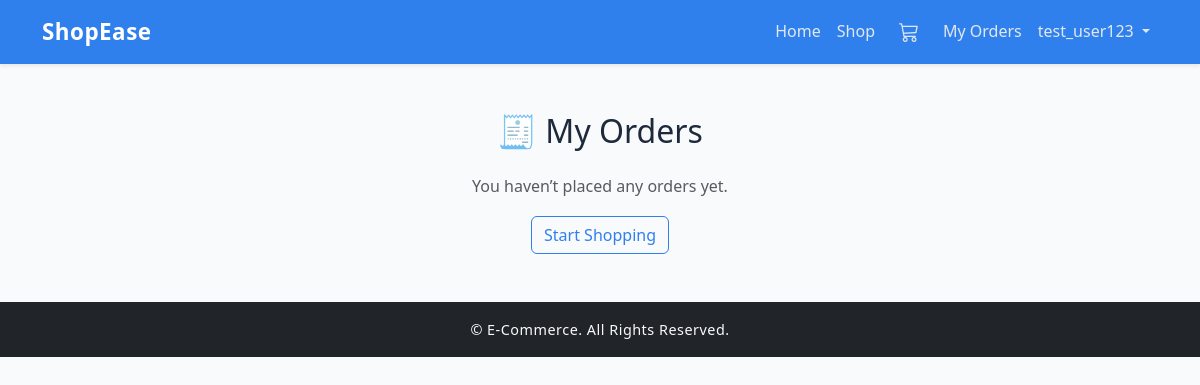
The app's page /orders/ (signed in), older data.
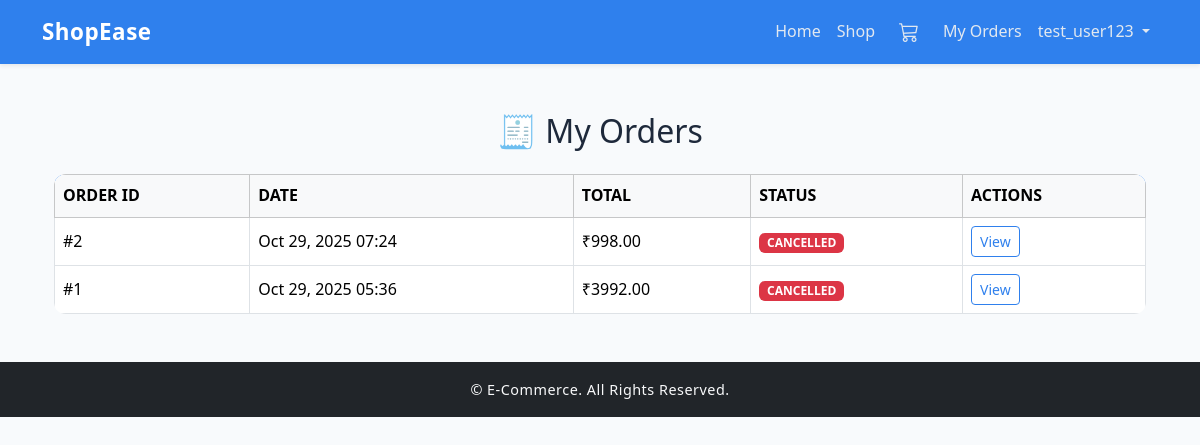
The same page, newer data.
### orders/models.py (models this page shows, shortened)
class Order(models.Model):
    STATUS_CHOICES = [
        ('PENDING', 'Pending'),
        ('PROCESSING', 'Processing'),
        ('SHIPPED', 'Shipped'),
        ('DELIVERED', 'Delivered'),
        ('CANCELLED', 'Cancelled'),
    ]
    user = models.ForeignKey(settings.AUTH_USER_MODEL, on_delete=models.CASCADE)
    total_amount = models.DecimalField(max_digits=10, decimal_places=2)
    status = models.CharField(max_length=20, choices=STATUS_CHOICES, default='PENDING')
    created_at = models.DateTimeField(auto_now_add=True)
    @property
    def can_cancel(self):
        return self.status in ['PENDING', 'PROCESSING']

### orders/views.py (the view)
# urls.py: path('', OrderListView.as_view(), name='order_list'),
@method_decorator(login_required, name='dispatch')
class OrderListView(ListView):
    model = Order
    template_name = 'orders/order_list.html'
    context_object_name = 'orders'
    def get_queryset(self):
        return Order.objects.filter(user=self.request.user).order_by('-created_at')

### templates/orders/order_list.html (shortened to what this page needs)
{% extends 'base.html' %}
{% load static %}
{% block content %}
<link rel="stylesheet" href="{% static 'orders/order_list.css' %}">
<div class="container my-5">
    <h2 class="mb-4 text-center">🧾 My Orders</h2>
    {% if orders %}
        <table class="table table-bordered table-hover align-middle">
            <thead class="table-light">
                <tr>
                    <th>Order ID</th>
                    <th>Date</th>
                    <th>Total</th>
                    <th>Status</th>
                    <th>Actions</th>
                </tr>
            </thead>
            <tbody>
                {% for order in orders %}
                <tr>
                    <td>#{{ order.id }}</td>
                    <td>{{ order.created_at|date:"M d, Y H:i" }}</td>
                    <td>₹{{ order.total_amount }}</td>
                    <td>
                        {% if order.status == 'CANCELLED' %}
                            <span class="badge bg-danger">{{ order.status }}</span>
                        {% elif order.status == 'DELIVERED' %}
                            <span class="badge bg-success">{{ order.status }}</span>
                        {% elif order.status == 'SHIPPED' %}
                            <span class="badge bg-info text-dark">{{ order.status }}</span>
                        {% else %}
                            <span class="badge bg-warning text-dark">{{ order.status }}</span>
                        {% endif %}
                    </td>
                    <td>
                        <a href="{% url 'order_detail' order.pk %}" class="btn btn-sm btn-outline-primary">
                            View
                        </a>
                    </td>
                </tr>
                {% endfor %}
            </tbody>
        </table>
    {% else %}
        <p class="text-center text-muted">You haven’t placed any orders yet.</p>
        <div class="text-center mt-3">
            <a href="{% url 'product_list' %}" class="btn btn-outline-primary">Start Shopping</a>
        </div>
    {% endif %}
</div>
{% endblock %}

Row changes from the older to the newer data that the page shows:
added Order: id "2", created_at "Oct 29, 2025 07:24", total_amount "998.00", status "CANCELLED"
added Order: id "1", created_at "Oct 29, 2025 05:36", total_amount "3992.00", status "CANCELLED"
Text that changed along with them:
text no longer shown: "You haven’t placed any orders yet. Start Shopping"
text now shown: "ORDER ID DATE TOTAL STATUS ACTIONS"
